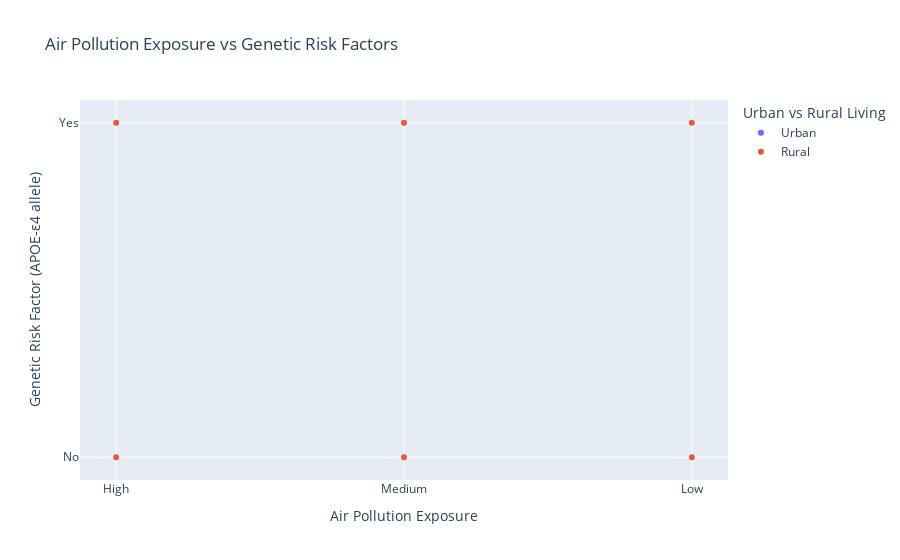

Write notebook code for a chart like this one.
### Code cell
px.scatter(df, x='Air Pollution Exposure', y='Genetic Risk Factor (APOE-ε4 allele)', color='Urban vs Rural Living', title='Air Pollution Exposure vs Genetic Risk Factors')

### Figure 1 — Plotly figure (JSON) as saved in the notebook; plotly's stock layout.template omitted (floating-point values rounded to 4 significant figures; data arrays with more than 128 entries replaced by an {"elided": "..."} marker saying what was removed)
{"data": [{"hovertemplate": "Urban vs Rural Living=Urban<br>Air Pollution Exposure=%{x}<br>Genetic Risk Factor (APOE-ε4 allele)=%{y}<extra></extra>", "legendgroup": "Urban", "marker": {"color": "#636efa", "symbol": "circle"}, "mode": "markers", "name": "Urban", "showlegend": true, "type": "scattergl", "x": {"elided": "37080 str values"}, "xaxis": "x", "y": {"elided": "37080 str values"}, "yaxis": "y"}, {"hovertemplate": "Urban vs Rural Living=Rural<br>Air Pollution Exposure=%{x}<br>Genetic Risk Factor (APOE-ε4 allele)=%{y}<extra></extra>", "legendgroup": "Rural", "marker": {"color": "#EF553B", "symbol": "circle"}, "mode": "markers", "name": "Rural", "showlegend": true, "type": "scattergl", "x": {"elided": "37203 str values"}, "xaxis": "x", "y": {"elided": "37203 str values"}, "yaxis": "y"}], "layout": {"legend": {"title": {"text": "Urban vs Rural Living"}, "tracegroupgap": 0}, "title": {"text": "Air Pollution Exposure vs Genetic Risk Factors"}, "xaxis": {"anchor": "y", "domain": [0, 1], "title": {"text": "Air Pollution Exposure"}}, "yaxis": {"anchor": "x", "domain": [0, 1], "title": {"text": "Genetic Risk Factor (APOE-ε4 allele)"}}}}
